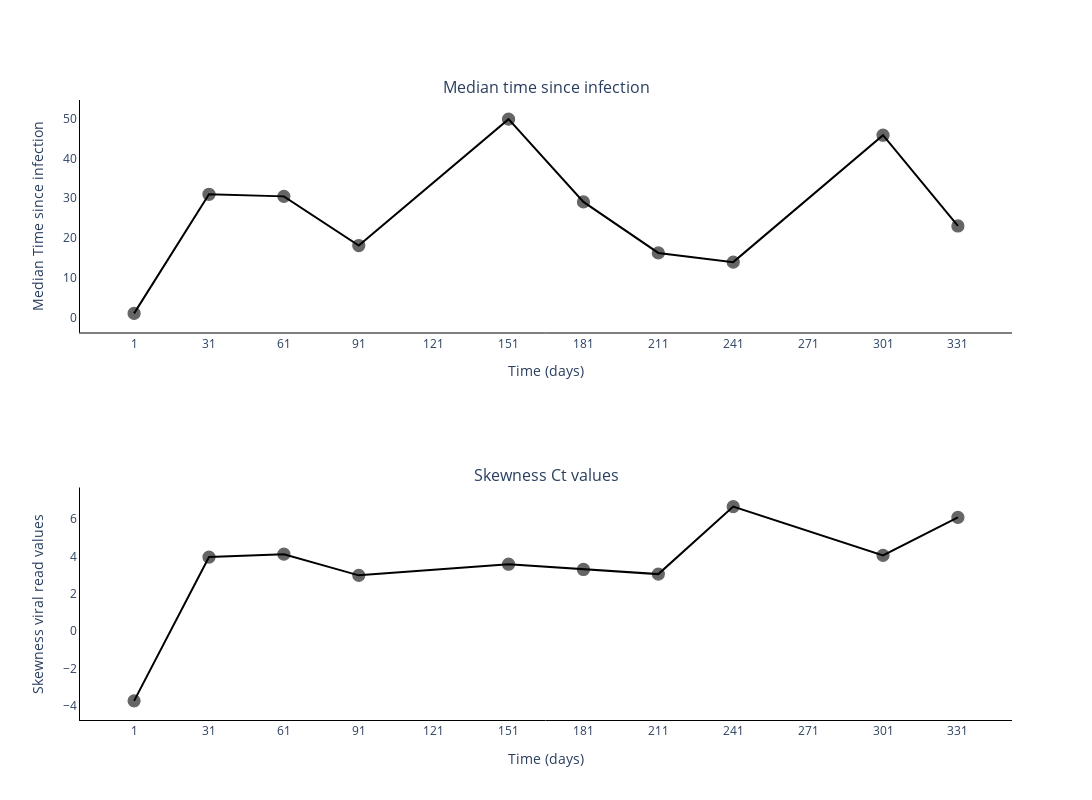

The cell this chart's notebook holds for it:
### Markdown cell above
### Plot skenewss and median

### Code cell
fig = go.Figure()
fig = make_subplots(rows=2, cols=1, subplot_titles=('Median time since infection', 'Skewness Ct values'))

median_ti = []

for ti in time_since_infec[0]:
    median_ti.append(np.median(ti))


fig.add_trace(
    go.Scatter(
        y=median_ti,
        x=sample_points,
        mode='lines+markers',
        connectgaps=True,
        name='Median times',
        marker_line=dict(width=1.25, color='black'),
        marker_opacity=0.6,
        marker_size=12,
        line_color='black',
        showlegend=False,
    ),
    row=1,
    col=1
)

fig.add_trace(
    go.Scatter(
        y=skews,
        x=sample_points,
        mode='lines+markers',
        connectgaps=True,
        name='Skewness viral read values',
        marker_line=dict(width=1.25, color='black'),
        marker_opacity=0.6,
        marker_size=12,
        line_color='black',
        showlegend=False,
    ),
    row=2,
    col=1
)

# Add axis labels
fig.update_layout(
    width=1100, 
    height=800,
    plot_bgcolor='white',
    xaxis=dict(
        linecolor='black',
        tickvals=sample_points.tolist(),
        title = 'Time (days)'
        ),
    yaxis=dict(
        linecolor='black',
        title = 'Median Time since infection'),
    xaxis2=dict(
        linecolor='black',
        tickvals=sample_points.tolist(),
        title = 'Time (days)'
        ),
    yaxis2=dict(
        linecolor='black',
        title = 'Skewness viral read values')
    #legend=dict(
    #    orientation="h",
    #    yanchor="bottom",
    #    y=1.02,
    #    xanchor="right",
    #    x=1
    #)
    )

fig.write_image('images/Median_vs_Skewness-Lassa.pdf')
fig.show()

### Figure 1 — Plotly figure (JSON) as saved in the notebook; plotly's stock layout.template omitted (floating-point values rounded to 4 significant figures)
{"data": [{"connectgaps": true, "line": {"color": "black"}, "marker": {"line": {"color": "black", "width": 1.25}, "opacity": 0.6, "size": 12}, "mode": "lines+markers", "name": "Median times", "showlegend": false, "type": "scatter", "x": [1, 31, 61, 91, 121, 151, 181, 211, 241, 271, 301, 331], "xaxis": "x", "y": [1, 31, 30.47, 18.09, null, 49.93, 29.07, 16.23, 13.91, null, 45.87, 23.01], "yaxis": "y"}, {"connectgaps": true, "line": {"color": "black"}, "marker": {"line": {"color": "black", "width": 1.25}, "opacity": 0.6, "size": 12}, "mode": "lines+markers", "name": "Skewness viral read values", "showlegend": false, "type": "scatter", "x": [1, 31, 61, 91, 121, 151, 181, 211, 241, 271, 301, 331], "xaxis": "x2", "y": [-3.74, 3.97, 4.126, 2.991, NaN, 3.587, 3.304, 3.057, 6.675, NaN, 4.062, 6.095], "yaxis": "y2"}], "layout": {"annotations": [{"font": {"size": 16}, "showarrow": false, "text": "Median time since infection", "x": 0.5, "xanchor": "center", "xref": "paper", "y": 1, "yanchor": "bottom", "yref": "paper"}, {"font": {"size": 16}, "showarrow": false, "text": "Skewness Ct values", "x": 0.5, "xanchor": "center", "xref": "paper", "y": 0.375, "yanchor": "bottom", "yref": "paper"}], "height": 800, "plot_bgcolor": "white", "width": 1100, "xaxis": {"anchor": "y", "domain": [0, 1], "linecolor": "black", "tickvals": [1, 31, 61, 91, 121, 151, 181, 211, 241, 271, 301, 331], "title": {"text": "Time (days)"}}, "xaxis2": {"anchor": "y2", "domain": [0, 1], "linecolor": "black", "tickvals": [1, 31, 61, 91, 121, 151, 181, 211, 241, 271, 301, 331], "title": {"text": "Time (days)"}}, "yaxis": {"anchor": "x", "domain": [0.625, 1], "linecolor": "black", "title": {"text": "Median Time since infection"}}, "yaxis2": {"anchor": "x2", "domain": [0, 0.375], "linecolor": "black", "title": {"text": "Skewness viral read values"}}}}
